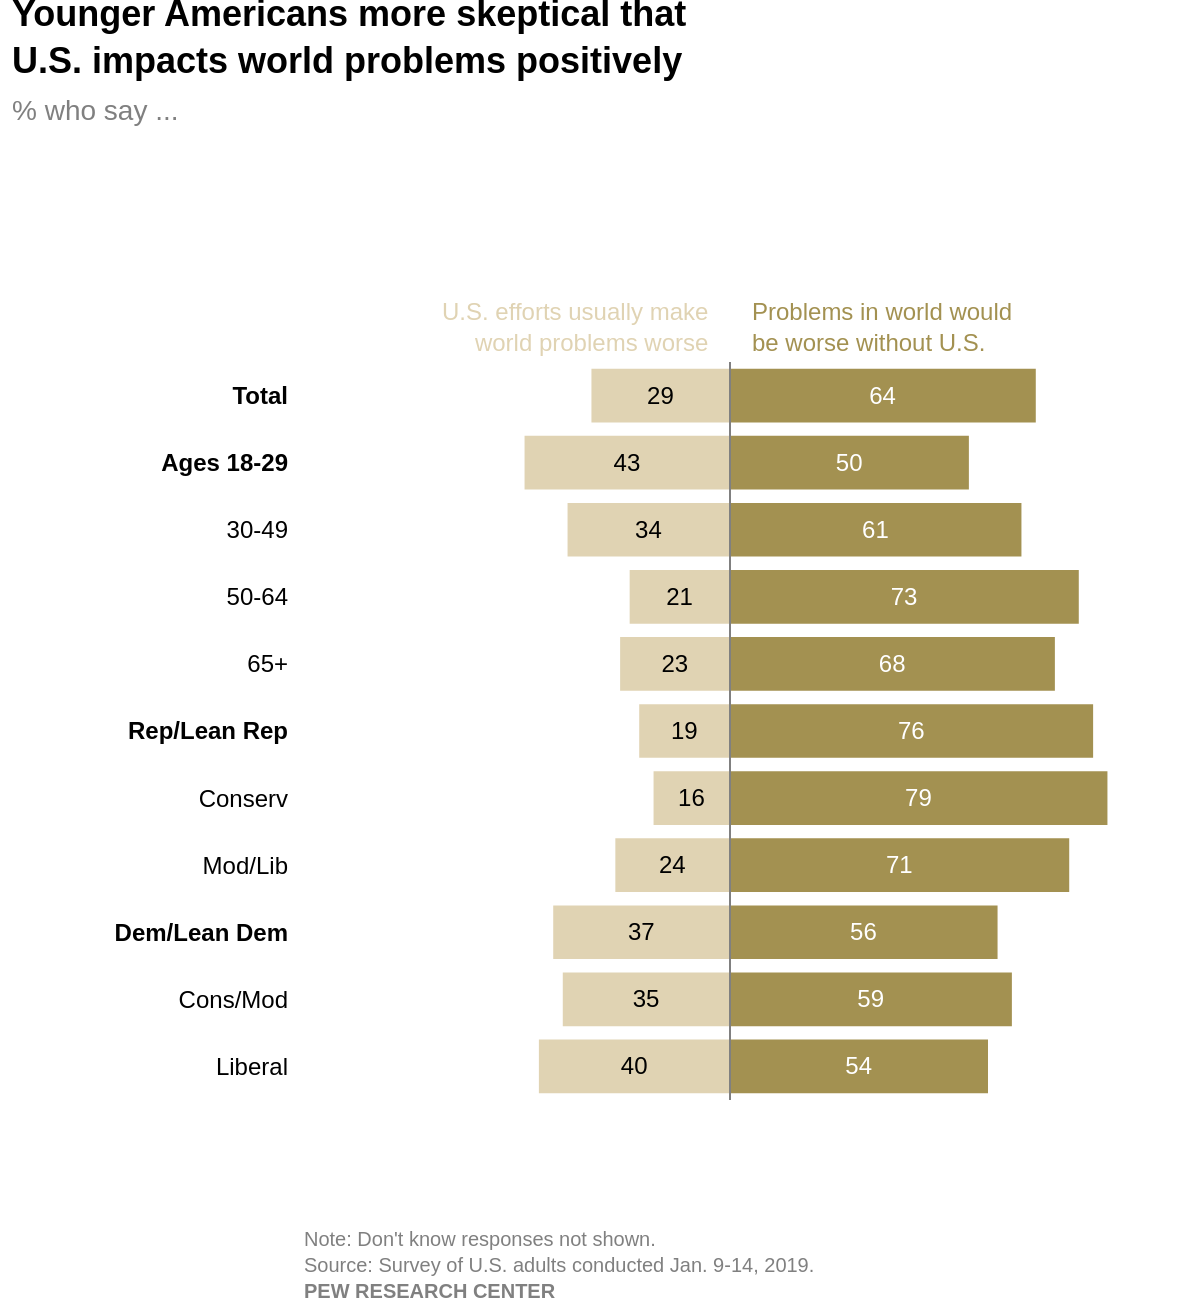

Recreate this plot in Python.
import sys
import json
import os
import plotly.graph_objects as go

if len(sys.argv) != 2:
    print("Usage: python <script_name>.py <json_file_path>")
    sys.exit(1)

json_file_path = sys.argv[1]

try:
    with open(json_file_path, 'r', encoding='utf-8') as f:
        chart_data = json.load(f)
except FileNotFoundError:
    print(f"Error: JSON file not found at {json_file_path}")
    sys.exit(1)
except json.JSONDecodeError:
    print(f"Error: Could not decode JSON from {json_file_path}")
    sys.exit(1)


data = chart_data['chart_data']
texts = chart_data['texts']
colors = chart_data['colors']

categories = [d['category'] for d in data]
values_left = [-d['values'][0] for d in data]
values_right = [d['values'][1] for d in data]
text_left = [d['values'][0] for d in data]
text_right = [d['values'][1] for d in data]

# Reverse data for top-to-bottom display in Plotly
categories.reverse()
values_left.reverse()
values_right.reverse()
text_left.reverse()
text_right.reverse()

fig = go.Figure()

# Left side bars (negative values)
fig.add_trace(go.Bar(
    y=categories,
    x=values_left,
    orientation='h',
    text=text_left,
    textposition='inside',
    insidetextanchor='middle',
    marker=dict(color=colors[0], line=dict(width=0)),
    hoverinfo='none',
    showlegend=False,
    textfont=dict(color='black', size=12, family='Arial')
))

# Right side bars (positive values)
fig.add_trace(go.Bar(
    y=categories,
    x=values_right,
    orientation='h',
    text=text_right,
    textposition='inside',
    insidetextanchor='middle',
    marker=dict(color=colors[1], line=dict(width=0)),
    hoverinfo='none',
    showlegend=False,
    textfont=dict(color='white', size=12, family='Arial')
))

title_text = f"<b>{texts['title']}</b><br><span style='font-size:14px;color:grey;'>{texts['subtitle']}</span>"

fig.update_layout(
    barmode='relative',
    plot_bgcolor='white',
    paper_bgcolor='white',
    font=dict(family="Arial", size=12, color="black"),
    title=dict(
        text=title_text,
        y=0.98,
        x=0.01,
        xanchor='left',
        yanchor='top',
        font=dict(size=18)
    ),
    margin=dict(l=150, r=20, t=140, b=100, pad=5),
    xaxis=dict(
        showgrid=False,
        zeroline=False,
        showticklabels=False,
        title_text='',
        range=[-90, 90]
    ),
    yaxis=dict(
        showgrid=False,
        zeroline=False,
        title_text='',
        tickmode='array',
        tickvals=categories,
        ticktext=[cat for cat in categories],
        ticks='',
        domain=[0, 0.9]
    ),
    annotations=[
        dict(
            xref='paper', yref='paper',
            x=0.48, y=0.90,
            xanchor='right', yanchor='bottom',
            text=texts['series_labels'][0],
            font=dict(family='Arial', size=12, color=colors[0]),
            align='right',
            showarrow=False
        ),
        dict(
            xref='paper', yref='paper',
            x=0.52, y=0.90,
            xanchor='left', yanchor='bottom',
            text=texts['series_labels'][1],
            font=dict(family='Arial', size=12, color=colors[1]),
            align='left',
            showarrow=False
        ),
        dict(
            xref='paper', yref='paper',
            x=0.0, y=-0.15,
            xanchor='left', yanchor='top',
            text=texts['source'],
            font=dict(family='Arial', size=10, color='grey'),
            align='left',
            showarrow=False
        )
    ],
    shapes=[
        dict(
            type='line',
            xref='x', yref='paper',
            x0=0, y0=0,
            x1=0, y1=0.9,
            line=dict(color='grey', width=1)
        )
    ]
)

base_filename = os.path.splitext(os.path.basename(json_file_path))[0]
output_filename = f"{base_filename}.png"

fig.write_image(output_filename, scale=2, width=600, height=650)
print(f"Chart saved as {output_filename}")
